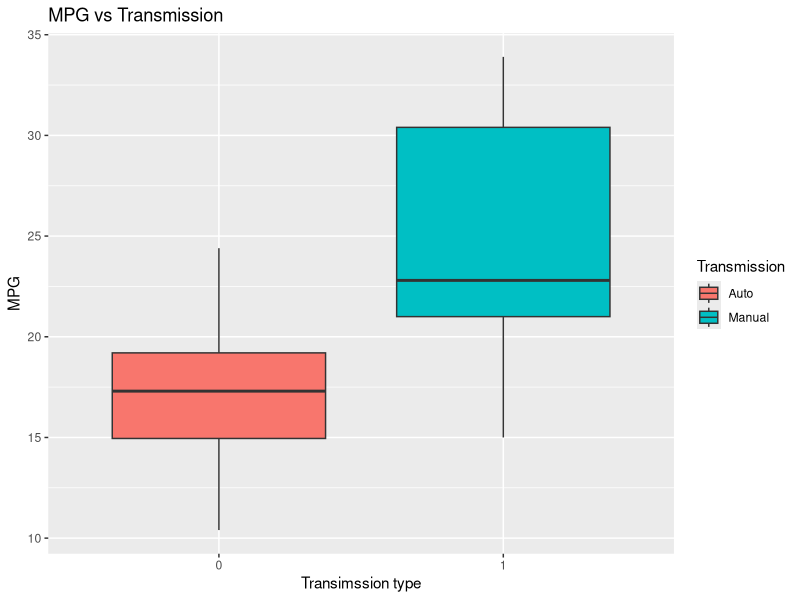
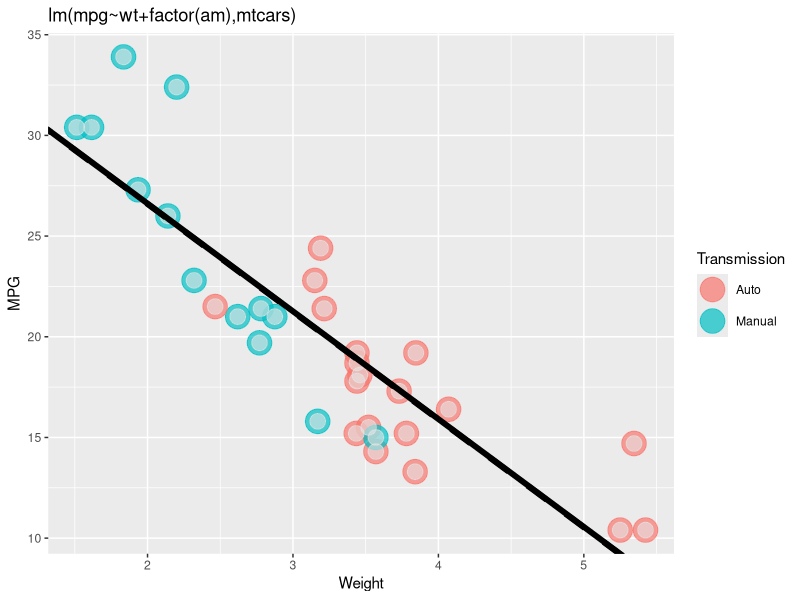
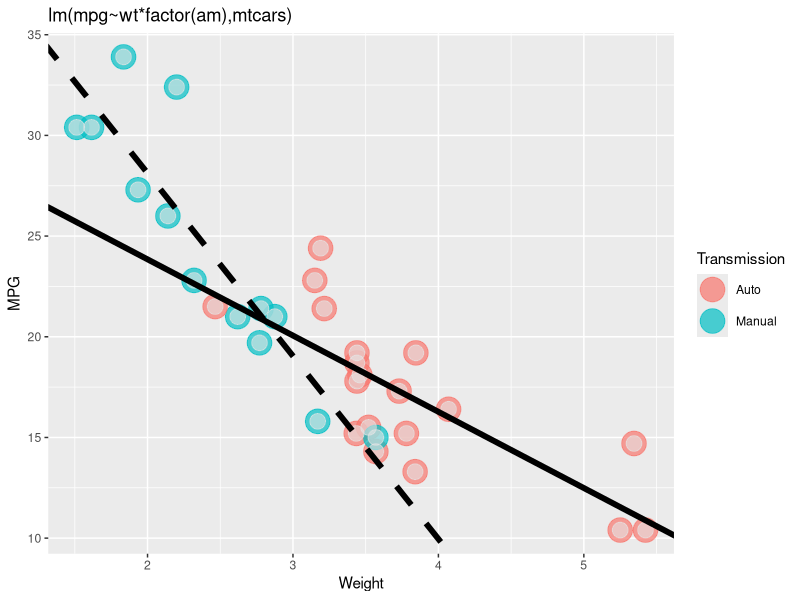

Write the R code that produced these figures, in order.
## ---- chunk 1
data(mtcars) #load data
library(ggplot2)
p <- ggplot(mtcars, aes(factor(am), mpg))
p + geom_boxplot(aes(fill=factor(am)))+
        labs(title="MPG vs Transmission",x="Transimssion type",y="MPG")+
        scale_fill_discrete("Transmission",labels=c("Auto", "Manual"))
## ---- chunk 2
t.test(subset(mtcars,am==0,mpg),subset(mtcars,am==1,mpg),alternative="less")
## ---- chunk 3
m1<-lm(mpg~am,mtcars)
summary(m1)
## ---- chunk 4
cor(mtcars)[,1]
## ---- chunk 5
m2<-lm(mpg~wt+factor(am),mtcars)
summary(m2)
## ---- chunk 6
ggplot(mtcars,aes(y=mpg,x=wt))+
        geom_point(aes(colour=factor(am)),size=8,alpha=0.7)+
        geom_point(colour="grey90",size=5,alpha=0.6)+
        geom_abline(intercept=m2$coefficients[1],slope=m2$coefficients[2],
                    aes(colour="0"),linetype=1,size=2)+
        geom_abline(intercept=m2$coefficients[1]+m2$coefficients[3],
                    slope=m2$coefficients[2],aes(colour="1"),linetype=2,size=2)+
        labs(title="lm(mpg~wt+factor(am),mtcars)",x="Weight",y="MPG")+
        scale_color_discrete("Transmission",labels=c("Auto", "Manual"))
## ---- chunk 7
m3<-lm(mpg~wt*factor(am),mtcars)
summary(m3)
## ---- chunk 8
ggplot(mtcars,aes(y=mpg,x=wt))+
        geom_point(aes(colour=factor(am)),size=8,alpha=0.7)+
        geom_point(colour="grey90",size=5,alpha=0.6)+
        geom_abline(intercept=m3$coefficients[1],slope=m3$coefficients[2],
                    aes(colour="0"),linetype=1,size=2)+
        geom_abline(intercept=m3$coefficients[1]+m3$coefficients[3],
                    slope=m3$coefficients[2]+m3$coefficients[4],
                    aes(colour="1"),linetype=2,size=2)+
        labs(title="lm(mpg~wt*factor(am),mtcars)",x="Weight",y="MPG")+
        scale_color_discrete("Transmission",labels=c("Auto", "Manual"))
## ---- chunk 9
anova(m1,m2,m3)
